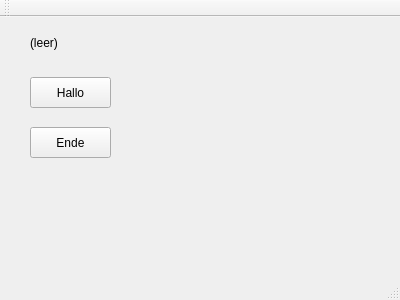
<?xml version="1.0" encoding="UTF-8"?>
<ui version="4.0">
 <class>MainWindow</class>
 <widget class="QMainWindow" name="MainWindow">
  <property name="geometry">
   <rect>
    <x>0</x>
    <y>0</y>
    <width>400</width>
    <height>300</height>
   </rect>
  </property>
  <property name="windowTitle">
   <string>MainWindow</string>
  </property>
  <widget class="QWidget" name="centralWidget">
   <widget class="QLabel" name="lblAnzeige">
    <property name="geometry">
     <rect>
      <x>30</x>
      <y>10</y>
      <width>81</width>
      <height>31</height>
     </rect>
    </property>
    <property name="text">
     <string>(leer)</string>
    </property>
   </widget>
   <widget class="QPushButton" name="CmdHallo">
    <property name="geometry">
     <rect>
      <x>30</x>
      <y>60</y>
      <width>81</width>
      <height>31</height>
     </rect>
    </property>
    <property name="text">
     <string>Hallo</string>
    </property>
   </widget>
   <widget class="QPushButton" name="CmdEnde">
    <property name="geometry">
     <rect>
      <x>30</x>
      <y>110</y>
      <width>81</width>
      <height>31</height>
     </rect>
    </property>
    <property name="text">
     <string>Ende</string>
    </property>
   </widget>
  </widget>
  <widget class="QMenuBar" name="menuBar">
   <property name="geometry">
    <rect>
     <x>0</x>
     <y>0</y>
     <width>400</width>
     <height>21</height>
    </rect>
   </property>
  </widget>
  <widget class="QToolBar" name="mainToolBar">
   <attribute name="toolBarArea">
    <enum>TopToolBarArea</enum>
   </attribute>
   <attribute name="toolBarBreak">
    <bool>false</bool>
   </attribute>
  </widget>
  <widget class="QStatusBar" name="statusBar"/>
 </widget>
 <layoutdefault spacing="6" margin="11"/>
 <resources/>
 <connections>
  <connection>
   <sender>CmdEnde</sender>
   <signal>clicked()</signal>
   <receiver>MainWindow</receiver>
   <slot>close()</slot>
   <hints>
    <hint type="sourcelabel">
     <x>70</x>
     <y>158</y>
    </hint>
    <hint type="destinationlabel">
     <x>199</x>
     <y>149</y>
    </hint>
   </hints>
  </connection>
 </connections>
</ui>
